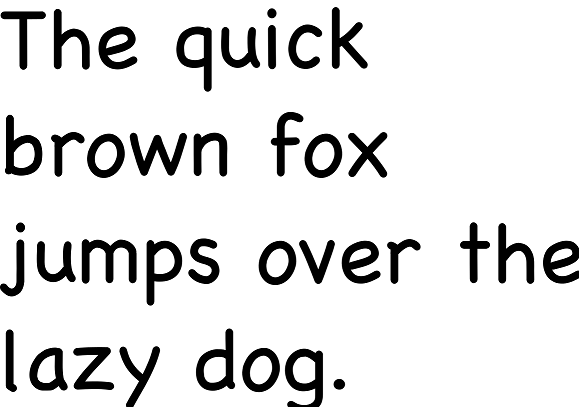
#> input picture images/testing/fox_sample2.png, 579 x 407 px, found by its file name
$ python tesseract_ocr_image.py
#> lines starting #> are read from the running program, lines starting #| are printed output that depends on the picture; after the words box and inside, x2 and y2 are one past the last pixel; in counts of white or black regions, pixels touching at a corner belong together
from PIL import Image
import pytesseract
import cv2
import re

# Load the image from the disk
image_to_ocr = cv2.imread('/home/babayaga/Documents/OCR/Computer Vision/images/testing/fox_sample2.png')
#> image_to_ocr is the input picture: shape (407, 579, 3); min 0, max 255, mean 224.2

# Preprocess the image
# Step 1: Convert to grayscale
preprocessed_img = cv2.cvtColor(image_to_ocr, cv2.COLOR_BGR2GRAY)

# Step 2: Apply binary and Otsu thresholding
preprocessed_img = cv2.threshold(preprocessed_img, 0, 255, cv2.THRESH_BINARY | cv2.THRESH_OTSU)[1]
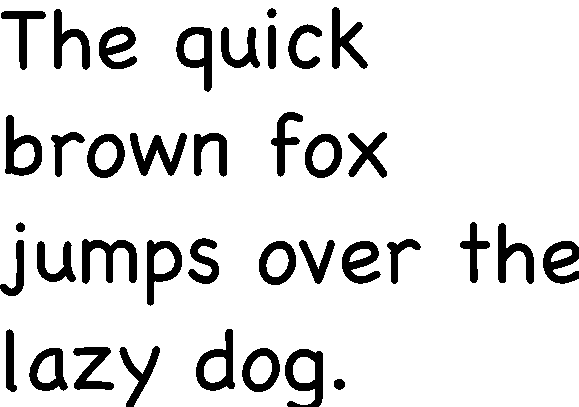
#> preprocessed_img: shape (407, 579); 87.9% white; 38 black regions, largest, box (x1, y1, x2, y2) and area: (82, 239, 137, 284) 1178, (285, 349, 323, 407) 1124, (130, 133, 187, 176) 1110

# Step 3: Smooth the image using median blur
preprocessed_img = cv2.medianBlur(preprocessed_img, 3)
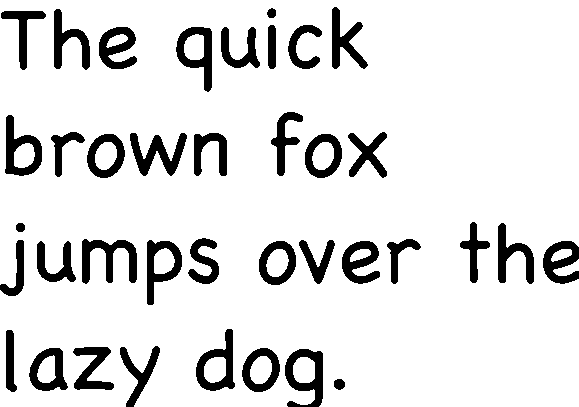
#> preprocessed_img: shape (407, 579); 87.9% white; 38 black regions, largest, box (x1, y1, x2, y2) and area: (82, 239, 137, 284) 1179, (285, 349, 323, 407) 1127, (130, 133, 187, 176) 1110

# Save the preprocessed image temporarily to disk
cv2.imwrite('temp_img.jpg', preprocessed_img)

# Read the temporary image from disk as a PIL image
preprocessed_pil_img = Image.open('temp_img.jpg')

# Pass the PIL image to Tesseract to perform OCR
#> (the run stopped early here; a loop or call above may not have finished)

$ run again, with images/testing/fox_sample1.png copied over images/testing/fox_sample2.png
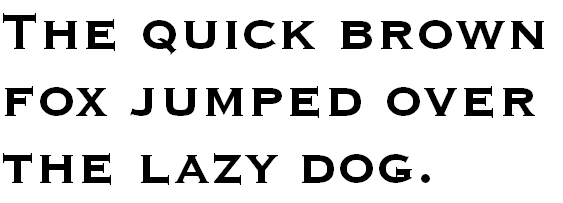
#> input picture images/testing/fox_sample1.png, 563 x 203 px, found by its file name
#> image_to_ocr is the input picture: shape (203, 563, 3); min 0, max 255, mean 218.3
#> `preprocessed_img = cv2.threshold(preprocessed_img, 0, 255, cv2.THRESH_..`:
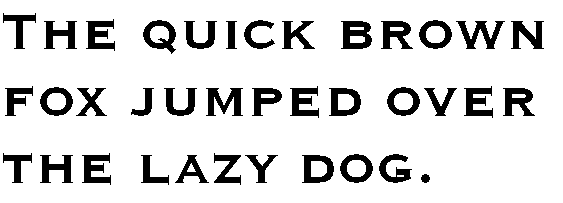
#> preprocessed_img: shape (203, 563); 85.8% white; 37 black regions, largest, box (x1, y1, x2, y2) and area: (341, 21, 372, 49) 603, (456, 21, 505, 49) 584, (206, 88, 243, 116) 581
#> `preprocessed_img = cv2.medianBlur(preprocessed_img, 3)`:
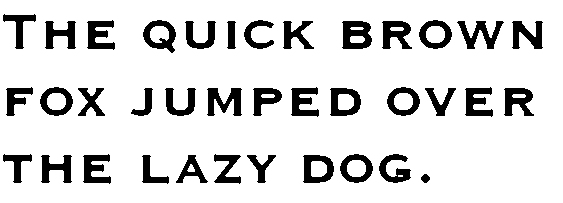
#> preprocessed_img: shape (203, 563); 85.9% white; 37 black regions, largest, box (x1, y1, x2, y2) and area: (342, 21, 372, 49) 611, (457, 21, 504, 49) 579, (207, 88, 242, 116) 579
